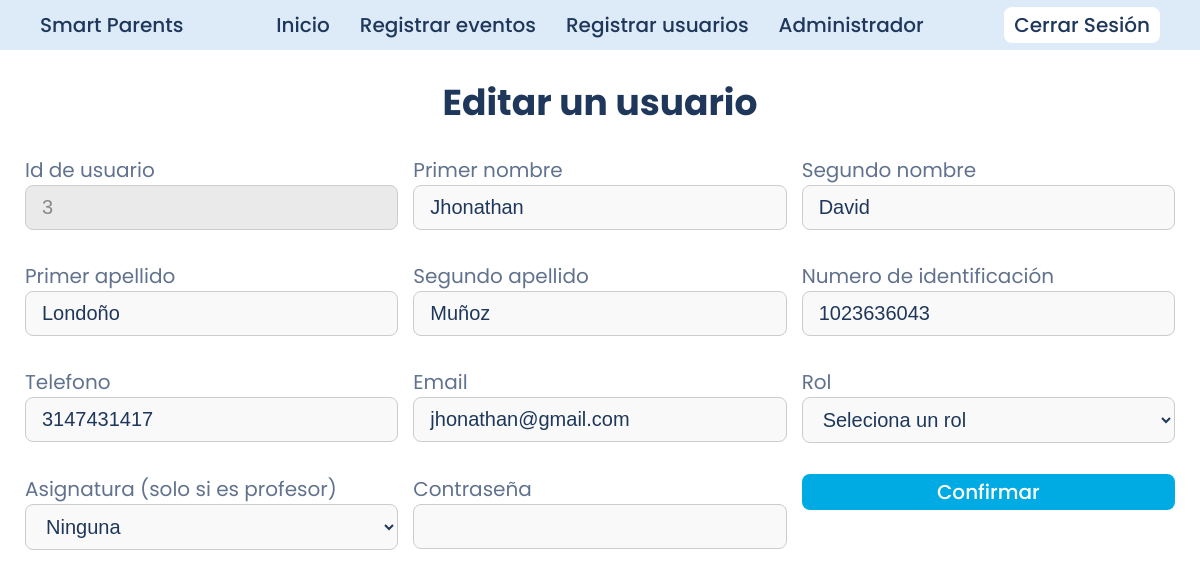
The app's page /views/crud/usuarios/editar_usuarios.php?id=3 (signed in), older data.
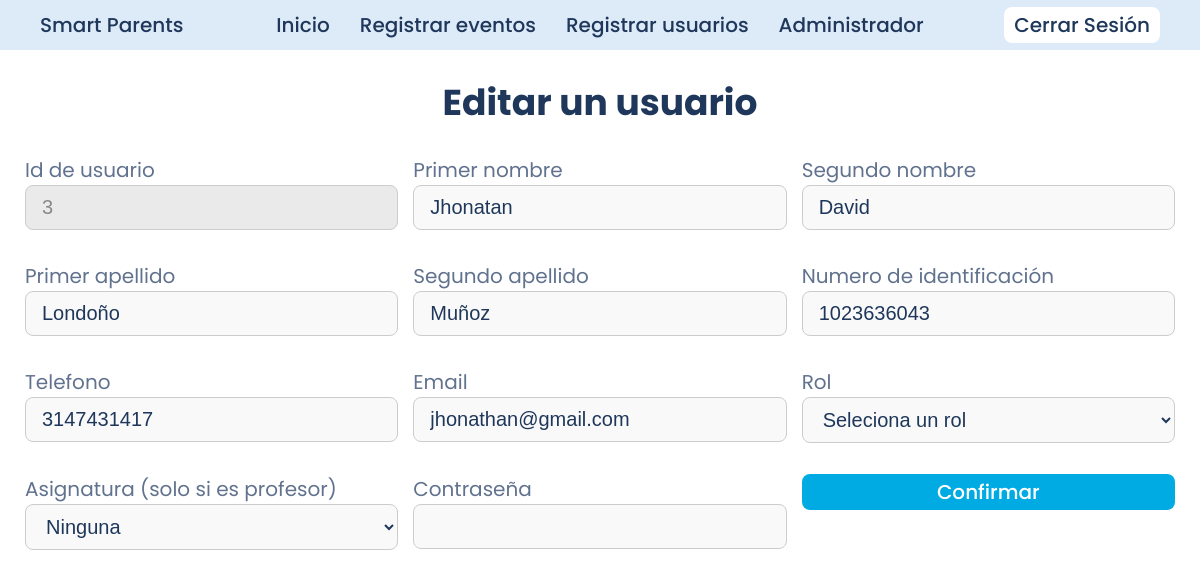
The same page, newer data.
### tables this page shows
CREATE TABLE usuarios (
    id_usuario INT AUTO_INCREMENT PRIMARY KEY,
    rol ENUM('estudiante', 'profesor', 'administrador') NOT NULL,
    identificacion VARCHAR(10) UNIQUE NOT NULL,
    nombre1 VARCHAR(30) NOT NULL,
    nombre2 VARCHAR(30) NULL,
    apellido1 VARCHAR(30) NOT NULL,
    apellido2 VARCHAR(30) NULL,
    email VARCHAR(100) UNIQUE NULL,
    telefono VARCHAR (10) NOT NULL,
    password VARCHAR(255) NOT NULL,
    asignatura ENUM('Administración', 'Matematicas', 'Español', 'Quimica', 'C.Sociales') NULL,
    created_at TIMESTAMP DEFAULT CURRENT_TIMESTAMP,
    updated_at TIMESTAMP DEFAULT CURRENT_TIMESTAMP
);

### actions/usuarios/editar_usuarios.php (called while the page is built, shortened)
<?php
    include $_SERVER['DOCUMENT_ROOT'] . '/smart-parents/config/db_config.php';
    $id = $_GET['id'];
    $stmt = $conexion->prepare("SELECT * FROM usuarios WHERE id_usuario = ?");
    $stmt->bind_param("i", $id);
    $stmt->execute();
    $resultado = $stmt->get_result();
    $usuario = $resultado->fetch_assoc();
?>

### views/crud/usuarios/editar_usuarios.php (the view, shortened to what this page needs)
<!DOCTYPE html>
<html lang="en">
<head>
    <link rel="stylesheet" href="/smart-parents/assets/css/style.css">
    <link rel="stylesheet" href="/smart-parents/assets/css/registrar_usuarios.css">
</head>
<body>
    <?php include $_SERVER['DOCUMENT_ROOT'] . '/smart-parents/includes/dashboard_header.php'; ?>
    <?php include $_SERVER['DOCUMENT_ROOT'] . '/smart-parents/actions/usuarios/editar_usuarios.php'; ?>
    <main>
        <div class="form_title">
            <h1>Editar un usuario</h1>
        </div>
        <div class="form">
            <form action="/smart-parents/actions/usuarios/actualizar_usuarios.php" method="POST" class="form_content">
                <div class="form_id">
                    <label for="id_usuario">Id de usuario</label>
                    <input type="number" value="<?= $id ?>" disabled>
                </div>
                <div class="form_nombre1">
                    <label for="nombre1">Primer nombre</label>
                    <input type="text" name="nombre1" value="<?= $usuario['nombre1']; ?>" required>
                </div>
                <div class="form_nombre2">
                    <label for="nombre2">Segundo nombre</label>
                    <input type="text" name="nombre2" value="<?= $usuario['nombre2']; ?>">
                </div>
                <div class="form_apellido1">
                    <label for="apellido1">Primer apellido</label>
                    <input type="text" name="apellido1" value="<?= $usuario['apellido1']; ?>" required>
                </div>
                <div class="form_apellido2">
                    <label for="apellido2">Segundo apellido</label>
                    <input type="text" name="apellido2" value="<?= $usuario['apellido2']; ?>">
                </div>
                <div class="form_identificacion">
                    <label for="identificacion">Numero de identificación</label>
                    <input type="text" name="identificacion" value="<?= $usuario['identificacion']; ?>" required>
                </div>
                <div class="form_telefono">
                    <label for="telefono">Telefono</label>
                    <input type="text" name="telefono" value="<?= $usuario['telefono']; ?>" required>
                </div>
                <div class="form_email">
                    <label for="email">Email</label>
                    <input type="email" name="email" value="<?= $usuario['email']; ?>">
                </div>
                <div class="form_rol">
                    <label for="rol">Rol</label>
                    <select name="rol" required>
                        <option value="">Seleciona un rol</option>
                    </select>
                </div>
                <div class="form_asignatura">
                    <label for="asignatura">Asignatura (solo si es profesor)</label>
                    <select name="asignatura">
                        <option value="">Ninguna</option>
                    </select>
                </div>
                <div class="form_password">
                    <label for="password">Contraseña</label>
                    <input type="password" name="password" required>
                </div>
                <div class="form_submit">
                    <button type="submit" name="submit_btn">Confirmar</button>
                </div>
            </form>
        </div>
    </main>
</body>
</html>

Row changes from the older to the newer data that the page shows:
changed usuarios "David": nombre1 "Jhonathan" → "Jhonatan"
